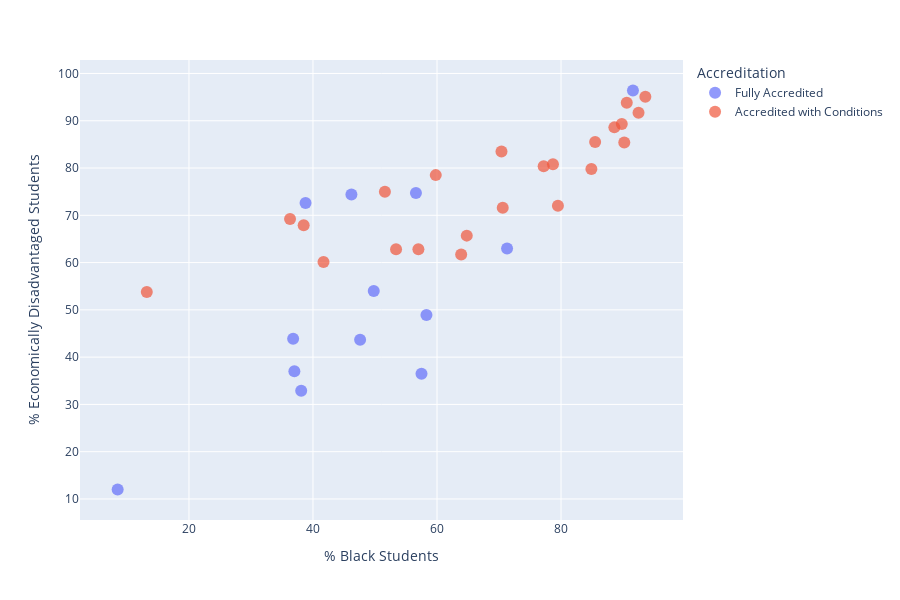

The notebook cell saved with this chart:
### Code cell
fig = px.scatter(evic_ed, x='black', y='econ_disadv',
                 hover_name='school', 
                 color = 'accred',
                 labels = {'accred':'Accreditation','black':'% Black Students', 'econ_disadv':'% Economically Disadvantaged Students'},
                 hover_data = {'accred':False},
                 height = 600)
fig.update_traces(marker={'size': 12, 'opacity':0.7})
#fig.update_traces(marker = {'symbol': 'hexagon'},
 #                selector = {'schooL_type':'Elementary'})

fig.write_image('scatter.png')
fig.write_html('scatter.html')
fig.show()

### Figure 1 — Plotly figure (JSON) as saved in the notebook; plotly's stock layout.template omitted (floating-point values rounded to 4 significant figures)
{"data": [{"customdata": [["Fully Accredited"], ["Fully Accredited"], ["Fully Accredited"], ["Fully Accredited"], ["Fully Accredited"], ["Fully Accredited"], ["Fully Accredited"], ["Fully Accredited"], ["Fully Accredited"], ["Fully Accredited"], ["Fully Accredited"], ["Fully Accredited"], ["Fully Accredited"], ["Fully Accredited"], ["Fully Accredited"]], "hovertemplate": "<b>%{hovertext}</b><br><br>% Black Students=%{x}<br>% Economically Disadvantaged Students=%{y}<extra></extra>", "hovertext": ["Barack Obama Elementary", "Richmond Community High", "Fairfield Court Elementary", "J.L. Francis Elementary", "Broad Rock Elementary", "Elizabeth D. Redd Elementary", "Patrick Henry School Of Science And Arts", "Southampton Elementary", "Richmond Career Education and Employment Charter School", "William Fox Elementary", "Open High", "Linwood Holton Elementary", "J.B. Fisher Elementary", "John B. Cary Elementary", "Mary Munford Elementary"], "legendgroup": "Fully Accredited", "marker": {"color": "#636efa", "opacity": 0.7, "size": 12, "symbol": "circle"}, "mode": "markers", "name": "Fully Accredited", "orientation": "v", "showlegend": true, "type": "scatter", "x": [null, 57.5, 91.6, 38.8, 46.2, 56.6, 47.6, 71.3, null, 36.8, 37, 38.1, 58.3, 49.8, 8.5], "xaxis": "x", "y": [null, 36.5, 96.4, 72.6, 74.4, 74.7, 43.7, 63, null, 43.9, 37, 32.9, 48.9, 54, 12], "yaxis": "y"}, {"customdata": [["Accredited with Conditions"], ["Accredited with Conditions"], ["Accredited with Conditions"], ["Accredited with Conditions"], ["Accredited with Conditions"], ["Accredited with Conditions"], ["Accredited with Conditions"], ["Accredited with Conditions"], ["Accredited with Conditions"], ["Accredited with Conditions"], ["Accredited with Conditions"], ["Accredited with Conditions"], ["Accredited with Conditions"], ["Accredited with Conditions"], ["Accredited with Conditions"], ["Accredited with Conditions"], ["Accredited with Conditions"], ["Accredited with Conditions"], ["Accredited with Conditions"], ["Accredited with Conditions"], ["Accredited with Conditions"], ["Accredited with Conditions"], ["Accredited with Conditions"], ["Accredited with Conditions"], ["Accredited with Conditions"], ["Accredited with Conditions"]], "hovertemplate": "<b>%{hovertext}</b><br><br>% Black Students=%{x}<br>% Economically Disadvantaged Students=%{y}<extra></extra>", "hovertext": ["Overby-Sheppard Elementary", "Bellevue Elementary", "Chimborazo Elementary", "Henry Marsh III Elementary", "Woodville Elementary", "Martin Luther King Jr. Middle", "Armstrong High", "Blackwell Elementary", "Cardinal Elementary", "Oak Grove/Bellemeade Elementary", "Swansboro Elementary", "River City Middle", "Thomas C. Boushall Middle", "G.H. Reid Elementary", "Miles Jones Elementary", "Westover Hills Elementary", "Lucille M. Brown Middle", "George Wythe High", "Huguenot High", "George W. Carver Elementary", "Binford Middle", "Ginter Park Elementary", "Henderson Middle", "John Marshall High", "Albert Hill Middle", "Thomas Jefferson High"], "legendgroup": "Accredited with Conditions", "marker": {"color": "#EF553B", "opacity": 0.7, "size": 12, "symbol": "circle"}, "mode": "markers", "name": "Accredited with Conditions", "orientation": "v", "showlegend": true, "type": "scatter", "x": [null, null, 78.7, 92.5, 93.6, 90.6, 90.2, 85.5, 13.2, 70.4, 77.2, 38.5, 51.6, 36.3, 59.8, null, 70.6, 41.7, 53.4, 89.8, 64.8, 88.6, 84.9, 79.5, 57, 63.9], "xaxis": "x", "y": [85.1, null, 80.8, 91.7, 95.1, 93.8, 85.4, 85.5, 53.8, 83.5, 80.4, 67.9, 75, 69.2, 78.5, null, 71.6, 60.1, 62.8, 89.3, 65.7, 88.6, 79.8, 72, 62.8, 61.7], "yaxis": "y"}], "layout": {"height": 600, "legend": {"title": {"text": "Accreditation"}, "tracegroupgap": 0}, "margin": {"t": 60}, "xaxis": {"anchor": "y", "domain": [0, 1], "title": {"text": "% Black Students"}}, "yaxis": {"anchor": "x", "domain": [0, 1], "title": {"text": "% Economically Disadvantaged Students"}}}}
